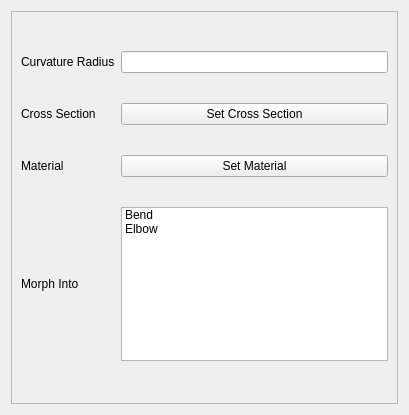
<?xml version="1.0" encoding="UTF-8"?>
<ui version="4.0">
 <class>Form</class>
 <widget class="QWidget" name="Form">
  <property name="geometry">
   <rect>
    <x>0</x>
    <y>0</y>
    <width>409</width>
    <height>415</height>
   </rect>
  </property>
  <property name="windowTitle">
   <string>Form</string>
  </property>
  <layout class="QGridLayout" name="gridLayout">
   <item row="0" column="0">
    <widget class="QFrame" name="frame">
     <property name="frameShape">
      <enum>QFrame::StyledPanel</enum>
     </property>
     <property name="frameShadow">
      <enum>QFrame::Raised</enum>
     </property>
     <layout class="QGridLayout" name="gridLayout_3">
      <item row="0" column="0">
       <layout class="QGridLayout" name="gridLayout_2">
        <property name="topMargin">
         <number>30</number>
        </property>
        <property name="bottomMargin">
         <number>30</number>
        </property>
        <property name="verticalSpacing">
         <number>30</number>
        </property>
        <item row="0" column="0">
         <widget class="QLabel" name="label">
          <property name="text">
           <string>Curvature Radius</string>
          </property>
         </widget>
        </item>
        <item row="2" column="1">
         <widget class="QPushButton" name="pushButton_2">
          <property name="text">
           <string>Set Material</string>
          </property>
         </widget>
        </item>
        <item row="4" column="1">
         <spacer name="verticalSpacer">
          <property name="orientation">
           <enum>Qt::Vertical</enum>
          </property>
          <property name="sizeHint" stdset="0">
           <size>
            <width>20</width>
            <height>40</height>
           </size>
          </property>
         </spacer>
        </item>
        <item row="0" column="1">
         <widget class="QLineEdit" name="curvature_box">
          <property name="inputMethodHints">
           <set>Qt::ImhNone</set>
          </property>
         </widget>
        </item>
        <item row="3" column="1">
         <widget class="QListWidget" name="morph_list">
          <property name="sizePolicy">
           <sizepolicy hsizetype="Expanding" vsizetype="Expanding">
            <horstretch>0</horstretch>
            <verstretch>0</verstretch>
           </sizepolicy>
          </property>
          <property name="baseSize">
           <size>
            <width>0</width>
            <height>0</height>
           </size>
          </property>
          <item>
           <property name="text">
            <string>Bend</string>
           </property>
          </item>
          <item>
           <property name="text">
            <string>Elbow</string>
           </property>
          </item>
         </widget>
        </item>
        <item row="1" column="0">
         <widget class="QLabel" name="label_2">
          <property name="text">
           <string>Cross Section</string>
          </property>
         </widget>
        </item>
        <item row="2" column="0">
         <widget class="QLabel" name="label_3">
          <property name="text">
           <string>Material</string>
          </property>
         </widget>
        </item>
        <item row="1" column="1">
         <widget class="QPushButton" name="pushButton">
          <property name="text">
           <string>Set Cross Section</string>
          </property>
         </widget>
        </item>
        <item row="3" column="0">
         <widget class="QLabel" name="label_4">
          <property name="text">
           <string>Morph Into</string>
          </property>
         </widget>
        </item>
       </layout>
      </item>
     </layout>
    </widget>
   </item>
  </layout>
 </widget>
 <resources/>
 <connections/>
</ui>
